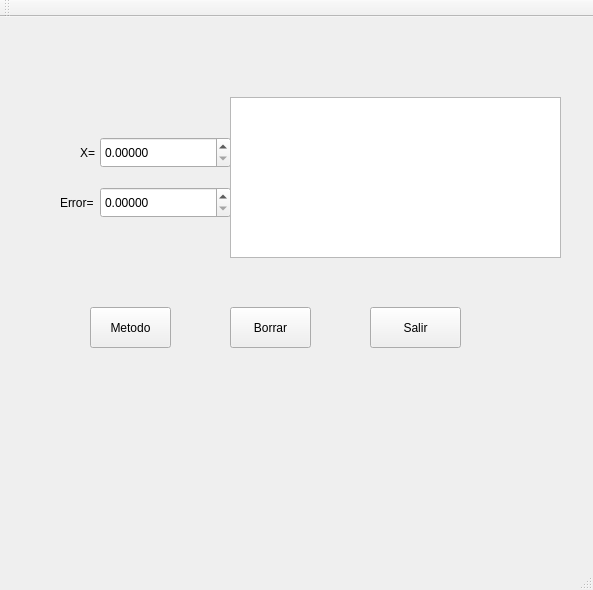
<?xml version="1.0" encoding="UTF-8"?>
<ui version="4.0">
 <class>MainWindow</class>
 <widget class="QMainWindow" name="MainWindow">
  <property name="geometry">
   <rect>
    <x>0</x>
    <y>0</y>
    <width>593</width>
    <height>590</height>
   </rect>
  </property>
  <property name="windowTitle">
   <string>MainWindow</string>
  </property>
  <widget class="QWidget" name="centralWidget">
   <widget class="QPushButton" name="Metodo">
    <property name="geometry">
     <rect>
      <x>90</x>
      <y>290</y>
      <width>81</width>
      <height>41</height>
     </rect>
    </property>
    <property name="text">
     <string>Metodo</string>
    </property>
   </widget>
   <widget class="QPushButton" name="Borrar">
    <property name="geometry">
     <rect>
      <x>230</x>
      <y>290</y>
      <width>81</width>
      <height>41</height>
     </rect>
    </property>
    <property name="text">
     <string>Borrar</string>
    </property>
   </widget>
   <widget class="QPushButton" name="pushButton_3">
    <property name="geometry">
     <rect>
      <x>370</x>
      <y>290</y>
      <width>91</width>
      <height>41</height>
     </rect>
    </property>
    <property name="text">
     <string>Salir</string>
    </property>
   </widget>
   <widget class="QDoubleSpinBox" name="x">
    <property name="geometry">
     <rect>
      <x>100</x>
      <y>120</y>
      <width>131</width>
      <height>31</height>
     </rect>
    </property>
    <property name="decimals">
     <number>5</number>
    </property>
   </widget>
   <widget class="QDoubleSpinBox" name="Error">
    <property name="geometry">
     <rect>
      <x>100</x>
      <y>170</y>
      <width>131</width>
      <height>31</height>
     </rect>
    </property>
    <property name="decimals">
     <number>5</number>
    </property>
   </widget>
   <widget class="QLabel" name="label">
    <property name="geometry">
     <rect>
      <x>80</x>
      <y>120</y>
      <width>51</width>
      <height>31</height>
     </rect>
    </property>
    <property name="text">
     <string>X=</string>
    </property>
   </widget>
   <widget class="QLabel" name="label_2">
    <property name="geometry">
     <rect>
      <x>60</x>
      <y>170</y>
      <width>61</width>
      <height>31</height>
     </rect>
    </property>
    <property name="text">
     <string>Error=</string>
    </property>
   </widget>
   <widget class="QTextEdit" name="Texto">
    <property name="geometry">
     <rect>
      <x>230</x>
      <y>80</y>
      <width>331</width>
      <height>161</height>
     </rect>
    </property>
   </widget>
  </widget>
  <widget class="QMenuBar" name="menuBar">
   <property name="geometry">
    <rect>
     <x>0</x>
     <y>0</y>
     <width>593</width>
     <height>21</height>
    </rect>
   </property>
  </widget>
  <widget class="QToolBar" name="mainToolBar">
   <attribute name="toolBarArea">
    <enum>TopToolBarArea</enum>
   </attribute>
   <attribute name="toolBarBreak">
    <bool>false</bool>
   </attribute>
  </widget>
  <widget class="QStatusBar" name="statusBar"/>
 </widget>
 <layoutdefault spacing="6" margin="11"/>
 <resources/>
 <connections>
  <connection>
   <sender>pushButton_3</sender>
   <signal>clicked()</signal>
   <receiver>MainWindow</receiver>
   <slot>close()</slot>
   <hints>
    <hint type="sourcelabel">
     <x>397</x>
     <y>348</y>
    </hint>
    <hint type="destinationlabel">
     <x>360</x>
     <y>425</y>
    </hint>
   </hints>
  </connection>
 </connections>
</ui>
